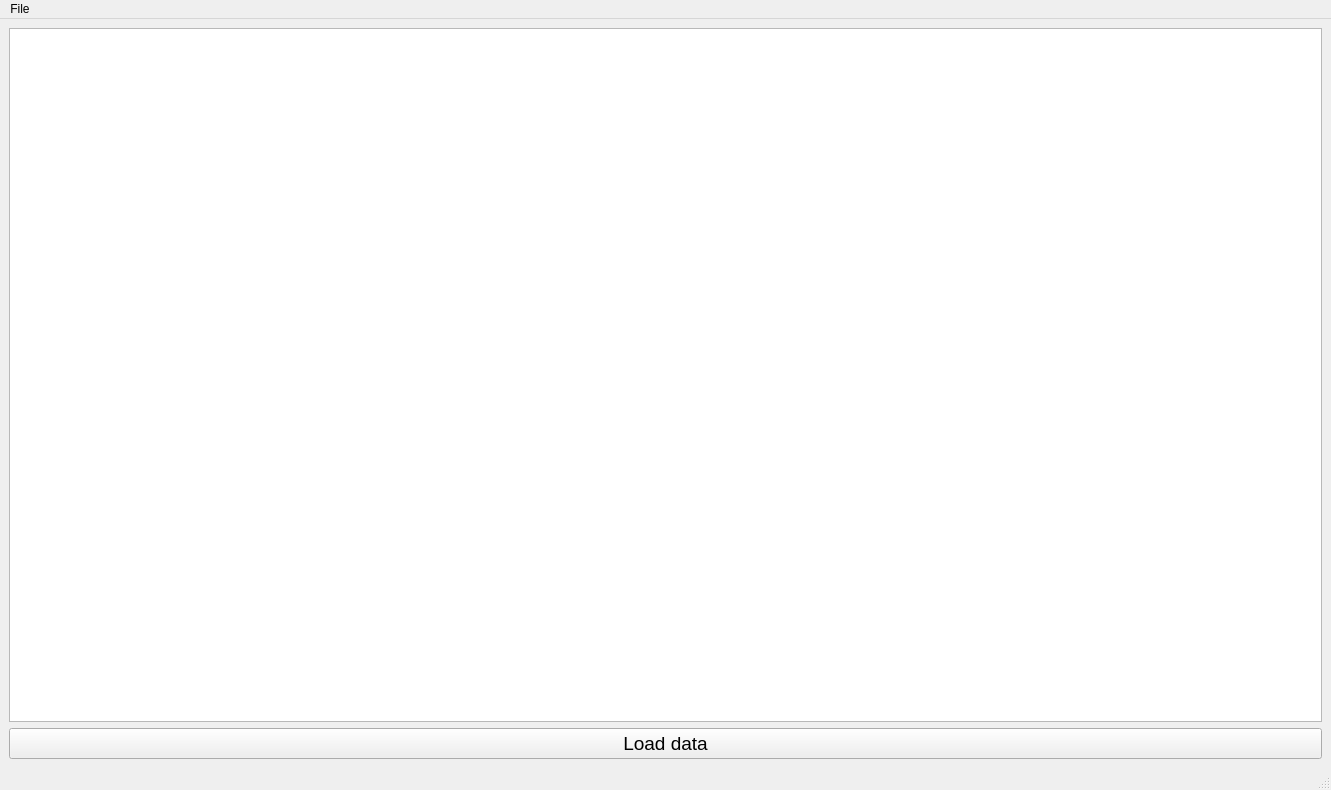
<?xml version="1.0" encoding="UTF-8"?>
<ui version="4.0">
 <class>MainWindow</class>
 <widget class="QMainWindow" name="MainWindow">
  <property name="windowModality">
   <enum>Qt::NonModal</enum>
  </property>
  <property name="geometry">
   <rect>
    <x>0</x>
    <y>0</y>
    <width>1331</width>
    <height>790</height>
   </rect>
  </property>
  <property name="windowTitle">
   <string>Adapter - IM6</string>
  </property>
  <property name="windowIcon">
   <iconset>
    <normaloff>resources/favicon.ico</normaloff>resources/favicon.ico</iconset>
  </property>
  <widget class="QWidget" name="centralwidget">
   <layout class="QHBoxLayout" name="horizontalLayout">
    <item>
     <layout class="QVBoxLayout" name="verticalLayout">
      <property name="sizeConstraint">
       <enum>QLayout::SetDefaultConstraint</enum>
      </property>
      <item>
       <widget class="QTableWidget" name="tableWidget">
        <property name="autoFillBackground">
         <bool>false</bool>
        </property>
        <property name="editTriggers">
         <set>QAbstractItemView::NoEditTriggers</set>
        </property>
        <property name="alternatingRowColors">
         <bool>false</bool>
        </property>
        <property name="selectionMode">
         <enum>QAbstractItemView::SingleSelection</enum>
        </property>
        <property name="selectionBehavior">
         <enum>QAbstractItemView::SelectRows</enum>
        </property>
        <property name="columnCount">
         <number>0</number>
        </property>
        <attribute name="horizontalHeaderCascadingSectionResizes">
         <bool>false</bool>
        </attribute>
        <attribute name="horizontalHeaderDefaultSectionSize">
         <number>300</number>
        </attribute>
        <attribute name="horizontalHeaderHighlightSections">
         <bool>false</bool>
        </attribute>
        <attribute name="horizontalHeaderMinimumSectionSize">
         <number>45</number>
        </attribute>
        <attribute name="horizontalHeaderStretchLastSection">
         <bool>false</bool>
        </attribute>
       </widget>
      </item>
      <item>
       <widget class="QPushButton" name="pushButtonTest">
        <property name="font">
         <font>
          <pointsize>14</pointsize>
          <weight>50</weight>
          <bold>false</bold>
         </font>
        </property>
        <property name="text">
         <string>Load data</string>
        </property>
       </widget>
      </item>
     </layout>
    </item>
   </layout>
  </widget>
  <widget class="QMenuBar" name="menubar">
   <property name="geometry">
    <rect>
     <x>0</x>
     <y>0</y>
     <width>1331</width>
     <height>26</height>
    </rect>
   </property>
   <widget class="QMenu" name="menuFile">
    <property name="title">
     <string>File</string>
    </property>
    <addaction name="actionClose"/>
   </widget>
   <addaction name="menuFile"/>
  </widget>
  <widget class="QStatusBar" name="statusbar"/>
  <action name="actionClose">
   <property name="text">
    <string>Close</string>
   </property>
  </action>
 </widget>
 <resources/>
 <connections/>
</ui>
